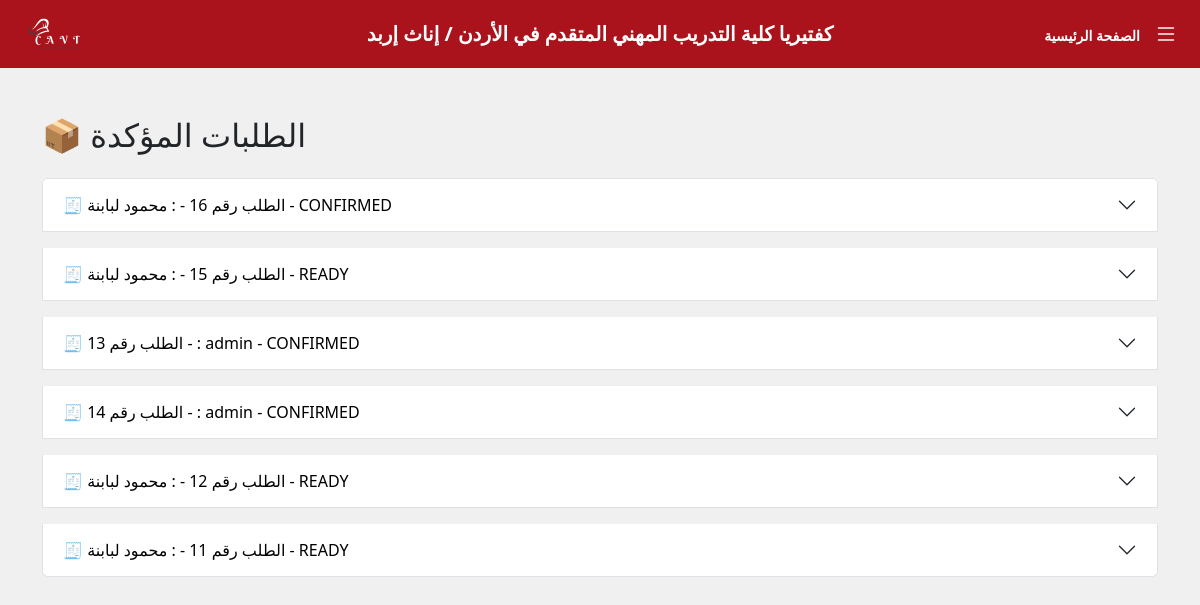
The page /kitchen (signed in) on the database its author committed.
### tables this page shows
CREATE TABLE "orders" (
	"id"	INTEGER,
	"user_id"	INTEGER NOT NULL,
	"order_time"	DATETIME NOT NULL DEFAULT CURRENT_TIMESTAMP,
	"status"	TEXT NOT NULL DEFAULT 'pending',
	PRIMARY KEY("id" AUTOINCREMENT),
	FOREIGN KEY("user_id") REFERENCES "User"("id") ON DELETE CASCADE
);

CREATE TABLE "User" (
	"id"	INTEGER,
	"name"	TEXT NOT NULL,
	"specialty"	TEXT NOT NULL CHECK("specialty" IN ('مهارات إنتاج المخبوزات والحلويات والمعجنات', 'صانع حلويات شرقية', 'صانع حلويات غربية', 'صانع معجنات', 'حلاق شعر نسائي / كوافيرة أو كوافير', 'مساعد حلاق نسائي', 'مدير', 'مساعد تجميل', 'مختص مكياج', 'منسق إداري طبي', 'حاضنة أطفال', 'خياط ملابس نسائية', 'مشغل / آلة درزة صناعية', 'مدخل بيانات', 'مطور التطبيقات المتقدمة', 'تكنولوجيا إدارة النظم والشبكات', 'صيانة أنظمة ومعدات تقنية المعلومات', 'تكنولوجيا الرسم الهندسي وتطبيقاته')),
	"password"	TEXT NOT NULL,
	"phone_number"	TEXT NOT NULL CHECK(length("phone_number") = 10),
	"role_id"	INTEGER NOT NULL DEFAULT 3,
	PRIMARY KEY("id" AUTOINCREMENT),
	FOREIGN KEY("role_id") REFERENCES "Role"("id") ON DELETE CASCADE
);

### temp.py (the view)
@app.route('/kitchen')
@login_required
def kitchen():
    if session.get('role_id') != 1:
        return redirect(url_for('login'))
    conn = get_db_connection()
    orders = conn.execute('''
        SELECT o.id, o.order_time, o.status, u.name , u.phone_number
        FROM orders o
        JOIN User u ON o.user_id = u.id
        WHERE o.status IN ("confirmed", "ready")
        ORDER BY o.order_time DESC
    ''').fetchall()
    order_data = []
    for order in orders:
        items = conn.execute('''
            SELECT od.quantity, od.base_price, od.extra_price, od.details_json, m.name
            FROM order_details od
            JOIN MenuItem m ON od.item_id = m.id
            WHERE od.order_id = ?
        ''', (order['id'],)).fetchall()
        items_list = []
        total = 0
        for item in items:
            details = {}
            if item['details_json']:
                try:
                    details = json.loads(item['details_json'])
                except Exception:
                    details = {}
            item_total = (item['base_price'] + item['extra_price']) * item['quantity']
            total += item_total
            items_list.append({
                'name': item['name'],
                'quantity': item['quantity'],
                'base_price': item['base_price'],
                'extra_price': item['extra_price'],
                'fixed_ingredients': details.get('fixed_ingredients', []),
                'custom_options': details.get('custom_options', []),
                'notes': details.get('notes', ''),
                'item_total': item_total
            })
        order_data.append({
            'id': order['id'],
            'order_time': order['order_time'],
            'status': order['status'],
            'name': order['name'],
            'phone_number': order['phone_number'],
            'items_count': len(items_list),
            'order_items': items_list,
            'total': round(total, 2)
        })
    conn.close()
    return render_template('kitchen.html', orders=order_data)

### database.py (called while the page is built)
def get_db_connection():
    conn = sqlite3.connect("college_users.db")
    conn.row_factory = sqlite3.Row  # بترجع النتائج كـ dict
    return conn

### temp.py (called while the page is built)
def login_required(f):
    @wraps(f)
    def decorated_function(*args, **kwargs):
        if 'user_id' not in session:
            flash('يجب تسجيل الدخول أولاً')
            return redirect(url_for('login'))
        return f(*args, **kwargs)
    return decorated_function

### templates/kitchen.html (shortened to what this page needs)
{% extends 'navbar.html' %}
{% block body %}
<div class="container mt-5">
    <h2 class="mb-4">📦 الطلبات المؤكدة</h2>
    {% if orders %}
    <div id="orders_container">
       <div class="accordion" id="ordersAccordion">
  {% for order in orders %}
  <div class="accordion-item mb-3">
    <h2 class="accordion-header" id="heading{{ order.id }}">
      <button class="accordion-button collapsed color-AB131C-hover" type="button" data-bs-toggle="collapse"
        data-bs-target="#collapse{{ order.id }}" aria-expanded="false" aria-controls="collapse{{ order.id }}">
        🧾 الطلب رقم {{ order.id }} - : {{ order.name }} - {{ order.status | upper }}
      </button>
    </h2>
  </div>
  {% endfor %}
</div>
        </div>
    {% else %}
        <div class="alert alert-info">لا يوجد طلبات حالياً</div>
    {% endif %}
</div>
{% endblock %}

### static/style.css (style rules this page uses)
body { font-family: "Segoe UI", Tahoma, Geneva, Verdana, sans-serif; user-select: none; }
.background-color-f0f0f0 { background-color: #f0f0f0 !important; }
.color-AB131C-hover { color: black !important; }

### rows shown on the page
orders: name "محمود لبابنة", status "CONFIRMED"
orders: name "محمود لبابنة", status "READY"
orders: id "13", name "admin", status "CONFIRMED"
orders: id "14", name "admin", status "CONFIRMED"
orders: name "محمود لبابنة", status "READY"
orders: name "محمود لبابنة", status "READY"
